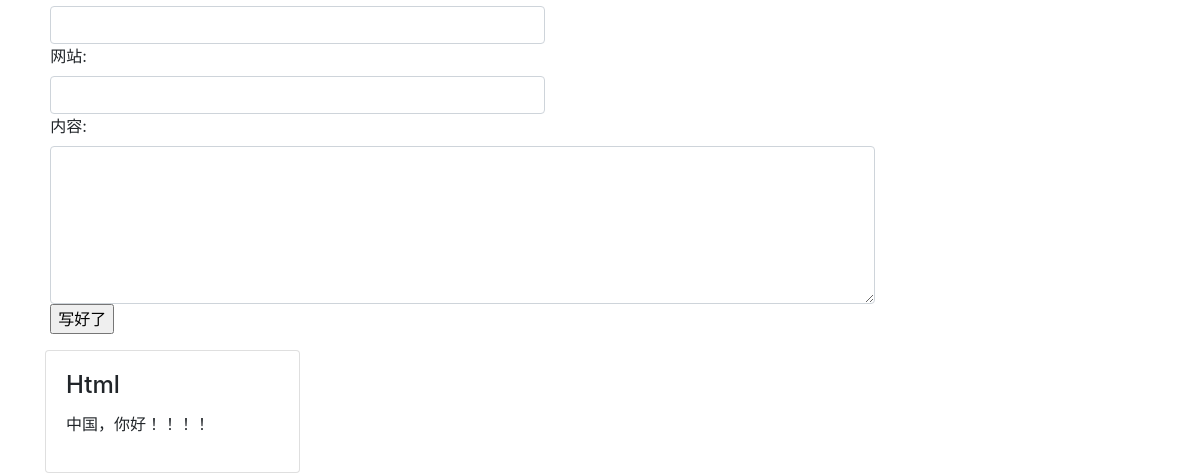
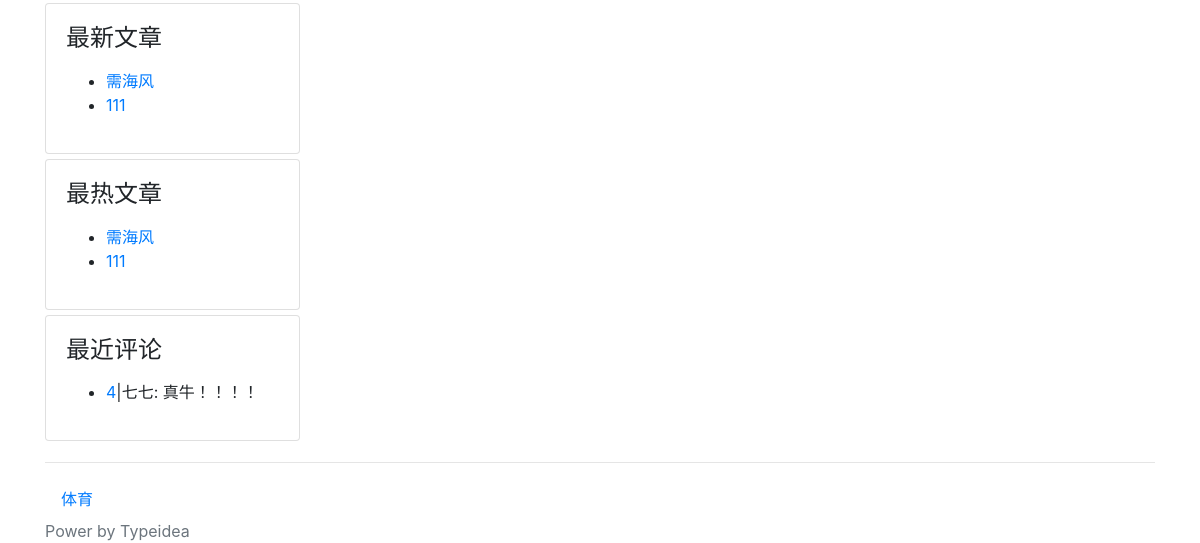
Before: /post/4.html (lower part) with the older database file (2 pictures, top to bottom).
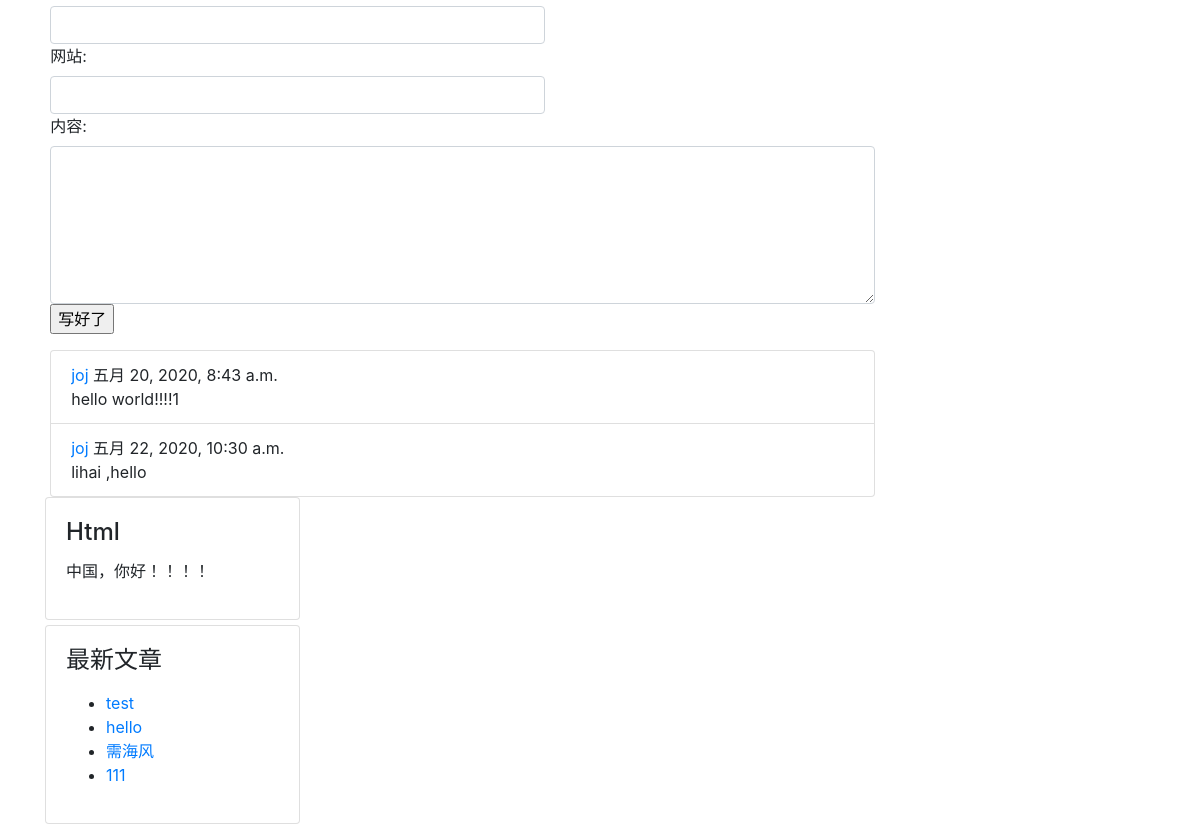
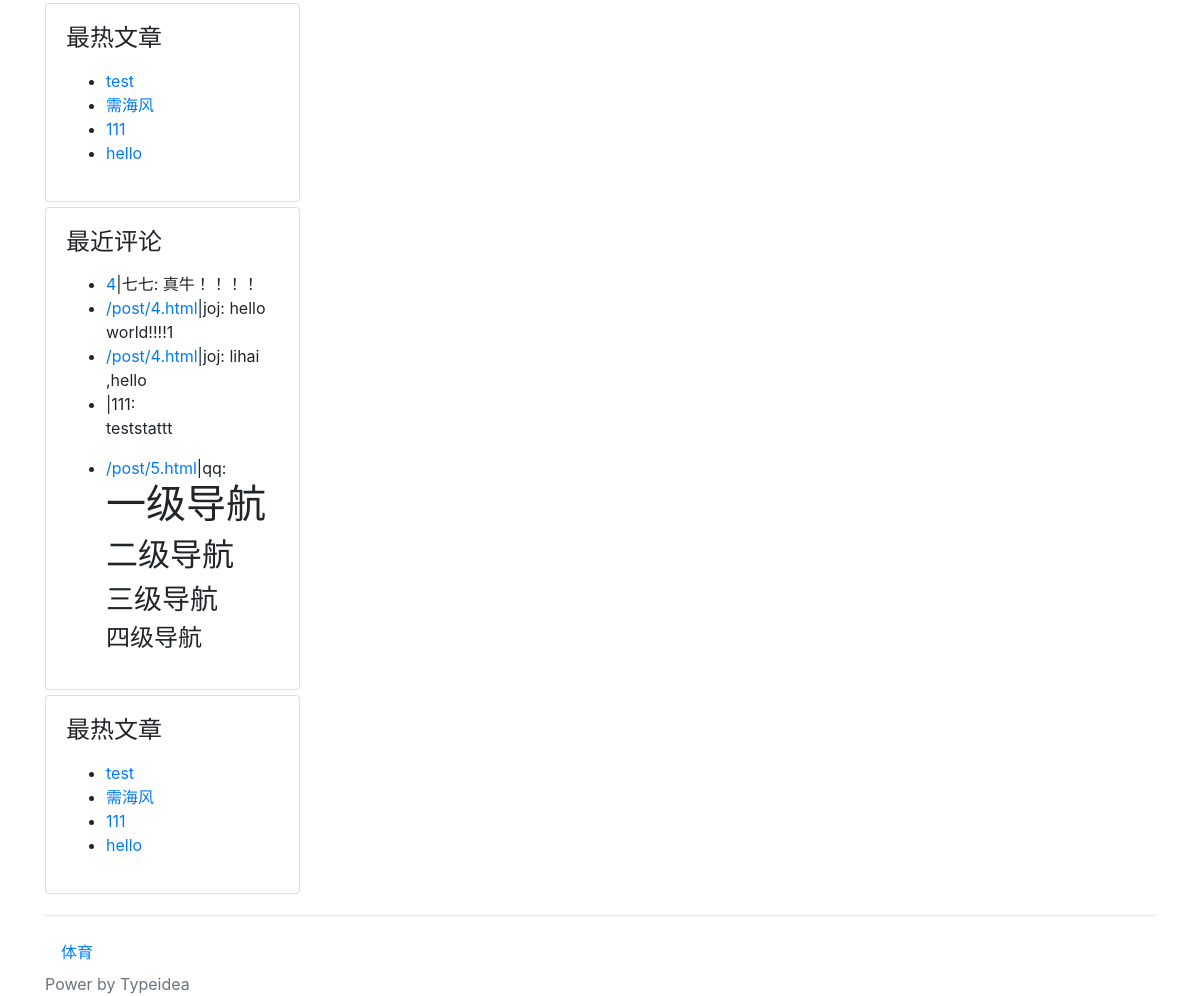
After: the same page with the newer database file (2 pictures, top to bottom).
### config/models.py (models this page shows, shortened)
class SideBar(models.Model):
    DISPLAY_HTML = 1
    DISPLAY_LATEST = 2
    DISPLAY_HOT = 3
    DISPLAY_COMMENT = 4
    STATUS_SHOW = 1
    STATUS_HIDE = 0
    STATUS_ITEMS = (
        (STATUS_SHOW, '展示'),
        ('STATUS_HIDE', '隐藏'),
    )
    SIDE_TYPE = (
        (DISPLAY_HTML, 'HTML'),
        (DISPLAY_LATEST, '最新文章'),
        (DISPLAY_HOT, '最热文章'),
        (DISPLAY_COMMENT, '最近评论'),
    )
    title = models.CharField(max_length=50, verbose_name='标题')
    display_type = models.PositiveIntegerField(default=1, choices=SIDE_TYPE, verbose_name='展示类型')
    content = models.CharField(max_length=500, blank=True, verbose_name='内容')
    status = models.PositiveIntegerField(default=STATUS_SHOW, choices=STATUS_ITEMS, verbose_name='状态')
    owner = models.ForeignKey(User, verbose_name='作者', on_delete=models.CASCADE)
    created_time = models.DateTimeField(auto_now_add=True, verbose_name='创建时间')
    class Meta:
        verbose_name = verbose_name_plural = '侧边栏'
    @classmethod
    def get_all(cls):
        return cls.objects.filter(status=cls.STATUS_SHOW)
    @property
    def content_html(self):
        from blog.models import Post
        from comment.models import Comment
        result = ''
        if self.display_type == self.DISPLAY_HTML:
            result = self.content
        elif self.display_type == self.DISPLAY_LATEST:
            context = {
                'posts': Post.latest_posts()
            }
            result = render_to_string('config/blocks/sidebar_posts.html', context=context)
        elif self.display_type == self.DISPLAY_HOT:
            context = {
                'posts': Post.hot_posts()
            }
            result = render_to_string('config/blocks/sidebar_posts.html', context=context)
        elif self.display_type == self.DISPLAY_COMMENT:
            context = {
                'comments': Comment.objects.filter(status=Comment.STATUS_NORMAL)
            }
            result = render_to_string('config/blocks/sidebar_comments.html', context=context)
        return result

### blog/models.py (models this page shows, shortened)
class Post(models.Model):
    STATUS_NORMAL = 1
    STATUA_DELETE = 0
    STATUS_DRAFT = 2
    STATUS_ITEMS = (
        (STATUS_NORMAL, '正常'),
        (STATUA_DELETE, '删除'),
        (STATUS_DRAFT, '草稿'),
    )
    title = models.CharField(max_length=255, verbose_name='标题')
    desc = models.CharField(max_length=1024, blank=True, verbose_name='摘要')
    content = models.TextField(verbose_name='正文', help_text="正文必须为MarkDown格式")
    content_html = models.TextField(verbose_name='正文html代码', blank=True, editable=False)
    status = models.PositiveIntegerField(default=STATUS_NORMAL,
                                         choices=STATUS_ITEMS, verbose_name='状态')
    pv = models.PositiveIntegerField(default=1)
    uv = models.PositiveIntegerField(default=1)
    category = models.ForeignKey(Category, verbose_name='分类', on_delete=models.CASCADE)
    tag = models.ManyToManyField(Tag, verbose_name='标签')
    owner = models.ForeignKey(User, verbose_name='作者', on_delete=models.CASCADE)
    created_time = models.DateTimeField(auto_now_add=True, verbose_name='创建时间')
    class Meta:
        verbose_name = verbose_name_plural = '文章'
        ordering = ['-id']
    @classmethod
    def latest_posts(cls):
        queryset = cls.objects.filter(status=cls.STATUS_NORMAL)
        return queryset
    @classmethod
    def hot_posts(cls):
        return cls.objects.filter(status=cls.STATUS_NORMAL).order_by('-pv')

class Category(models.Model):
    STATUS_NORMAL = 1
    STATUA_DELETE = 0
    STATUS_ITEMS = (
        (STATUS_NORMAL, '正常'),
        (STATUA_DELETE, '删除'),
    )
    name = models.CharField(max_length=50, verbose_name='名称')
    status = models.PositiveIntegerField(default=STATUS_NORMAL,
                                         choices=STATUS_ITEMS, verbose_name='状态')
    is_nav = models.BooleanField(default=False, verbose_name='是否为导航')
    owner = models.ForeignKey(User, verbose_name='作者', on_delete=models.CASCADE)
    created_time = models.DateTimeField(auto_now_add=True, verbose_name='创建时间')
    class Meta:
        verbose_name = verbose_name_plural = '分类'
    @classmethod
    def get_nvas(cls):
        categories = cls.objects.filter(status=cls.STATUS_NORMAL)
        nav_categories = []
        normal_categories = []
        for cate in categories:
            if cate.is_nav:
                nav_categories.append(cate)
            else:
                normal_categories.append(cate)
        return {
            'navs': nav_categories,
            'categories': normal_categories
        }

### comment/models.py (models this page shows, shortened)
class Comment(models.Model):
    STATUS_NORMAL = 1
    STATUS_DELETE = 0
    STATUS_ITEMS = (
        (STATUS_NORMAL, '正常'),
        (STATUS_DELETE, '删除'),
    )
    target = models.CharField(max_length=100, verbose_name='评论目标')
    content = models.CharField(max_length=2000, verbose_name='内容')
    nickname = models.CharField(max_length=50, verbose_name='昵称')
    website = models.URLField(verbose_name='网站')
    email = models.EmailField(verbose_name='邮箱')
    status = models.PositiveIntegerField(default=STATUS_NORMAL,
                                         choices=STATUS_ITEMS, verbose_name='状态')
    created_time = models.DateTimeField(auto_now_add=True, verbose_name='创建时间')
    class Meta:
        verbose_name = verbose_name_plural = '评论'
    @classmethod
    def get_by_target(cls, target):
        return cls.objects.filter(target=target, status=cls.STATUS_NORMAL)

### blog/views.py (the view)
# urls.py: re_path(r'^post/(?P<post_id>\d+).html$', PostDetailView.as_view(), name='post-detail'),
class PostDetailView(CommonViewMixin, DetailView):
    queryset = Post.latest_posts()
    context_object_name = 'post'
    template_name = 'blog/detail.html'
    pk_url_kwarg = 'post_id'
    def get(self, request, *args, **kwargs):
        response = super().get(request, *args, *kwargs)
        self.handle_visited()
        from django.db import connection
        print(connection.queries)
        return response
    def handle_visited(self):
        increase_pv = False
        increase_uv = False
        uid = self.request.uid
        print(uid)
        pv_key = 'pv:%s:%s' % (uid, self.request.path)
        uv_key = 'uv:%s:%s:%s' % (uid, str(date.today()), self.request.path)
        if not cache.get(pv_key):
            increase_pv=True
            cache.set(pv_key,1,1*60)
        if not cache.get(uv_key):
            increase_uv=True
            cache.set(uv_key,1,24*60*60)
        if increase_pv and increase_uv:
            Post.objects.filter(pk=self.object.id).update(pv=F('pv')+1,uv=F('uv')+1)
        elif increase_pv:
            Post.objects.filter(pk=self.object.id).update(pv=F('pv')+1)
        elif increase_uv:
            Post.objects.filter(pk=self.object.id).update(uv=F('uv')+1)

### blog/views.py (called while the page is built)
    def get_context_data(self, **kwargs):
        context = super().get_context_data(**kwargs)
        context.update({
            'side_bars': SideBar.get_all(),
        })
        context.update(Category.get_nvas())
        return context

### comment/templatetags/comment_block.py (called while the page is built)
@register.inclusion_tag('comment/block.html')
def comment_block(target):
    return {
        'target':target,
        'comment_form':CommentForm,
        'comment_list':Comment.get_by_target(target),
    }

### thems/bootstrap/templates/blog/detail.html (shortened to what this page needs)
{% extends "./base.html" %}
{% load comment_block %}
{% block extra_head %}
    <link rel="stylesheet" href="http://cdn.bootcss.com/highlight.js/8.0/styles/monokai_sublime.min.css">
{% endblock %}
{% block main %}
    {% comment_block request.path %}
{% endblock %}

### thems/bootstrap/templates/blog/base.html (shortened to what this page needs)
{% load static %}
<!DOCTYPE html>
<html lang="en">
<head>
    <link rel="stylesheet" href="{% static 'css/bootstrap.css' %}">
    {% block extra_head %}
    {% endblock %}
</head>
<body>
<div class="container main">
    <div class="row">`
        <div class="col-9 post-list">
            {% block main %}
            {% endblock %}
        </div>
        <div class="col-3">
            {% block sidebar %}
                {% for sidebar in side_bars %}
                    <div class="card sidebar post">
                        <div class="card-body">
                            <h4 class="card-title">{{ sidebar.title }}</h4>
                            <p>
                                {{ sidebar.content_html }}
                            </p>
                        </div>
                    </div>
                {% endfor %}
            {% endblock %}
        </div>
    </div>
</div>
<footer class="footer">
    {% block footer %}
        <div class="container">
            <hr>
            <nav class="nav category">
                {% for cate in categories %}
                    <a href="{% url 'category-list' cate.id %}" class="nav-link">{{ cate.name }}</a>
                {% endfor %}
            </nav>
        </div>
        <div class="container power">
            <span class="text-muted">Power by Typeidea</span>
        </div>
    {% endblock %}
</footer>
</body>
</html>

### thems/bootstrap/templates/comment/block.html (shortened to what this page needs)
<div class="comment">
    <form action="/comment/" class="form-group" method="post">
        {{ comment_form }}
        <input type="submit" value="写好了">
    </form>
    <ul class="list-group">
        {% for comment in comment_list %}
            <li class="list-group-item">
                <div class="nickname">
                    <a href="{{ comment.website }}">{{ comment.nickname }}</a>
                    <span>{{ comment.created_time }}</span>
                </div>
                <div class="comment-content">
                    {% autoescape off %}
                        {{ comment.content }}
                    {% endautoescape %}
                </div>
            </li>
        {% endfor %}
    </ul>
</div>

### thems/bootstrap/templates/config/blocks/sidebar_posts.html
<ul>
    {% for post in posts %}
        <li><a href="{% url 'post-detail' post.id %}">{{ post.title }}</a></li>
    {% endfor %}
</ul>

### thems/bootstrap/templates/config/blocks/sidebar_comments.html
<ul>
    {% for comment in comments %}
        <li>
            <a href="{{ comment.target }}">{{ comment.target }}</a>|{{ comment.nickname }}:{% autoescape off %}
            {{ comment.content }}{% endautoescape %}
        </li>
    {% endfor %}
</ul>

Changed rows visible on the page:
added Comment: nickname "joj", created_time "五月 20, 2020, 8:43 a.m.", content "hello world!!!!1", target "/post/4.html"
added Comment: nickname "joj", created_time "五月 22, 2020, 10:30 a.m.", content "lihai ,hello", target "/post/4.html"
added Post: title "test"
added Post: title "hello"
added Comment: nickname "111", content "teststattt", shown under SideBar "最近评论"
added Comment: target "/post/5.html", nickname "qq", content "一级导航 二级导航 三级导航 四级导航", shown under SideBar "最近评论"
added SideBar: title "最热文章", Post (title "需海风"), Post (title "111")
